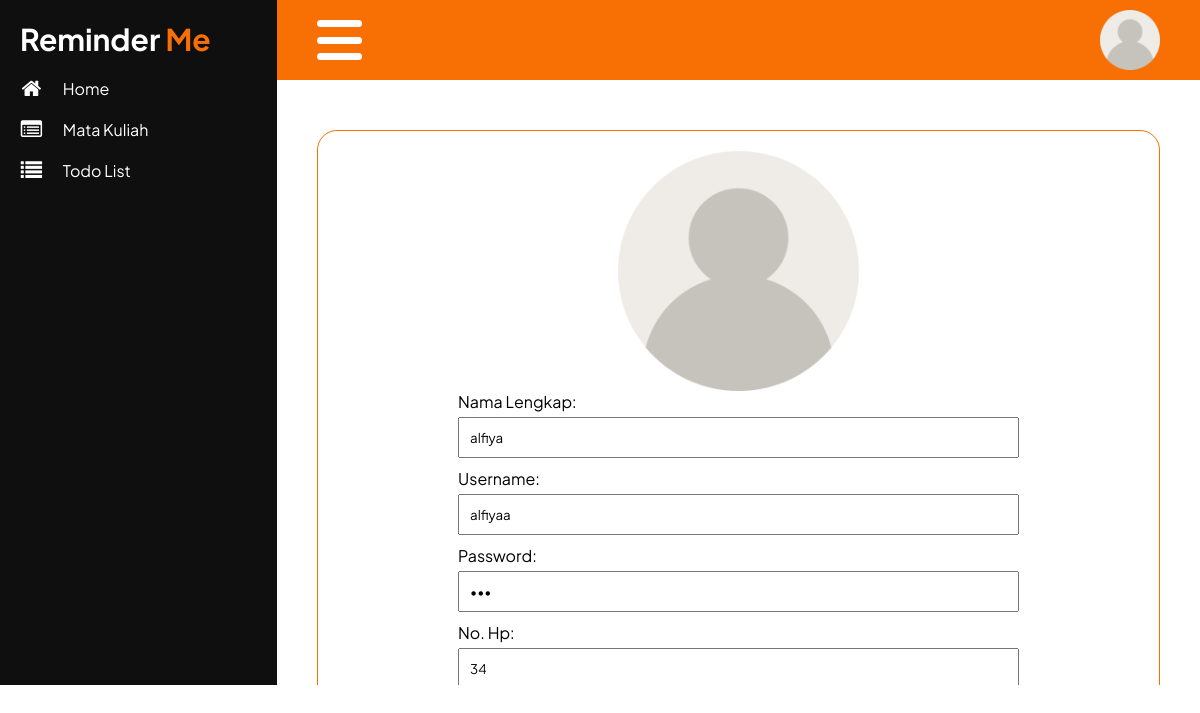
/dashboard/profile.php?id_user=25 (signed in), run on the app's committed database.
### tables this page shows
CREATE TABLE `tb_user` (
  `id_user` int(50) NOT NULL,
  `username` varchar(50) NOT NULL,
  `password` varchar(50) NOT NULL,
  `nama_lengkap` varchar(50) NOT NULL,
  `no_hp` varchar(20) NOT NULL
);

### dashboard/profile.php (the view, shortened to what this page needs)
<?php
require '../koneksi.php';
$id_user = $_GET["id_user"];
$query = "select * from tb_user where id_user='$id_user'";
$result = mysqli_query($koneksi, $query);
$show = mysqli_fetch_assoc($result);
$url = $_SERVER["REQUEST_URI"];
if($url == "/tugas_akhir/dashboard/dashboard.php"){
    $isActive = "dashboard";
}
else if($url == "/tugas_akhir/dashboard/matakuliah/matakuliah.php" || $url == "/tugas_akhir/dashboard/matakuliah/tambahmatkul.php" || $url == "/tugas_akhir/dashboard/matakuliah/editmatkul.php"){
    $isActive = "matakuliah";
}
else if($url == "/tugas_akhir/dashboard/todolist/todolist.php" || $url == "/tugas_akhir/dashboard/todolist/tambahtodolist.php" || $url == "/tugas_akhir/dashboard/todolist/edittodolist.php"){
    $isActive = "todolist";
}
else{
    $isActive = "";
}
?>
<!DOCTYPE html>
<html lang="en">
<head>
    <link rel="stylesheet" href="../style/profile.css">
    <link rel="stylesheet" href="../style/fontawesome4/css/font-awesome.min.css">
</head>
<body>
    <section id="split">
        <div class="sidebar">
            <h3>Reminder <span>Me</span></h3>
            <ul>
                <a href="dashboard.php" <?php if($isActive == "dashboard") echo 'class="active"'; ?>>
                    <i class="fa fa-home fa-lg" aria-hidden="true"></i>
                    <li>Home</li>
                </a>
                <a href="matakuliah/matakuliah.php"<?php if($isActive == "matakuliah") echo 'class="active"'; ?>>
                    <i class="fa fa-list-alt fa-lg" aria-hidden="true"></i>
                    <li>Mata Kuliah</li>
                </a>
                <a href="todolist/todolist.php" <?php if($isActive == "todolist") echo 'class="active"'; ?>>
                    <i class="fa fa-list fa-lg" aria-hidden="true"></i>
                    <li>Todo List</li>
                </a>
            </ul>
        </div>
        <div class="container">
            <header>
                <nav>
                    <div class="button-sidebar">
                        <span class="shape"></span>
                        <span class="shape"></span>
                        <span class="shape"></span>
                    </div>
                    <img class="profile" src="../assets/profil.png" alt="">
                </nav>
            </header>
            <main>
                <div class="profile-card">
                    <img src="../assets/profil.png" alt="">
                    <form action="" method="post">
                        <label for="nama_lengkap">Nama Lengkap: </label>
                        <input type="text" id="nama_lengkap" name="nama_lengkap" placeholder="Masukkan Nama Lengkap..." value="<?= $show["nama_lengkap"]; ?>" required>
                        <label for="username">Username: </label>
                        <input type="text" id="username" name="username" placeholder="Masukkan Username..." value="<?= $show["username"]; ?>" required>
                        <label for="password">Password: </label>
                        <input type="password" id="password" name="password" placeholder="Masukkan Password..." value="<?= $show["password"]; ?>" required>
                        <label for="no_hp">No. Hp: </label>
                        <input type="number" id="no_hp" name="no_hp" placeholder="Masukkan No. Hp..." value="<?= $show["no_hp"]; ?>" required>
                    </form>
                </div>
            </main>
        </div>
    </section>
</body>
</html>

### style/profile.css (style rules this page uses)
* { margin: 0; padding: 0; box-sizing: border-box; text-decoration: none; list-style: none; font-family: var(--font); }
:root { --warna1: rgb(248, 111, 3); --warna2: rgb(15, 15, 15); --warna3: white; --font: 'Plus Jakarta Sans', sans-serif; }
body { max-height: 685px; }
#split { display: grid; grid-template-columns: 0.3fr 1fr; transition: all 0.5s; }
.sidebar { padding: 10px 10px 30px 10px; color: var(--warna3); background-color: var(--warna2); width: 100%; height: 685px; overflow-y: auto; transition: ease-in-out 0.3s; }
.sidebar h3 { font-size: 30px; padding: 10px; }
.sidebar h3 span { color: var(--warna1); }
.sidebar ul li { padding: 10px; cursor: pointer; }
.sidebar ul a { display: grid; grid-template-columns: 0.2fr 1fr; }
.sidebar ul a i { display: flex; align-items: center; justify-content: center; color: var(--warna3); }
.sidebar ul a li { color: var(--warna3); }
.container { height: 685px; overflow-y: scroll; transition: all 0.3s; }
header { width: 100%; padding: 10px 40px; background-color: var(--warna1); }
nav { display: flex; align-items: center; justify-content: space-between; }
nav img { width: 60px; }
.button-sidebar { display: flex; flex-direction: column; justify-content: space-between; width: 60px; height: 40px; }
.button-sidebar span { background-color: var(--warna3); width: 45px; height: 7px; border-radius: 10px; transition: all 0.3s; }
main { padding: 50px 40px; height: 600px; }
.profile-card { width: 100%; display: flex; flex-direction: column; align-items: center; justify-content: center; border: 1px solid var(--warna1); border-radius: 20px; padding: 20px; }
.profile-card img { width: 30%; }
.profile-card form { width: 70%; display: flex; flex-direction: column; }
.profile-card label { margin-bottom: 5px; }
.profile-card form input { padding: 10px; margin-bottom: 10px; }

### data on the page
tb_user: nama_lengkap "alfiya", username "alfiyaa", no_hp "34"
